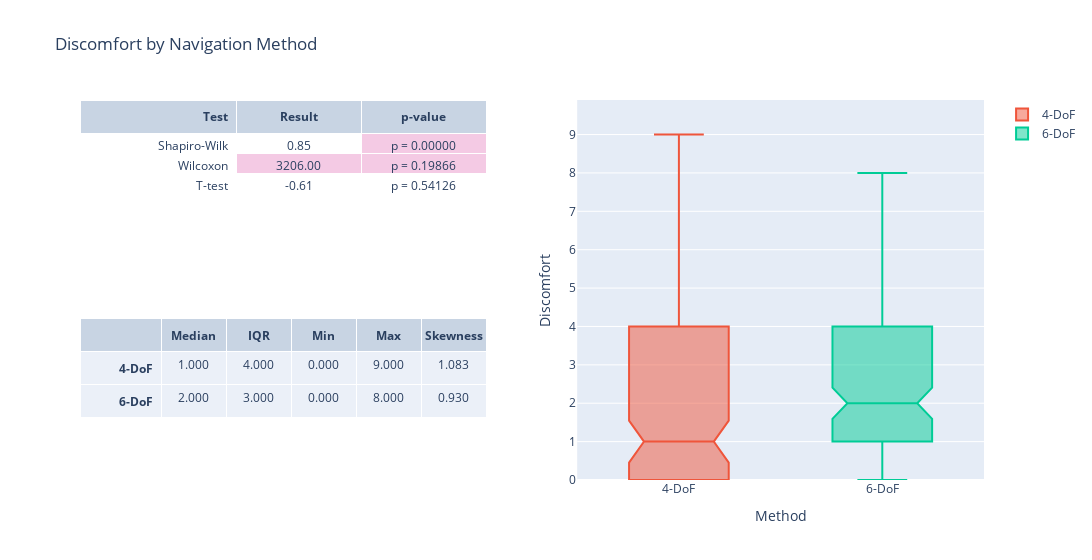

Notebook code for this chart:
### Code cell
stats_table = go.Table(columnwidth=[5,4,4,4,4])
stats_table.header = dict(
    values=summary_header, 
    align = ['right', 'center'],)
stats_table.cells = dict(
        values=summary_values,
        align = ['right', 'center'],
        format=["", ".3f"],
        )

results_table = go.Table(columnwidth=[5,4,4])
results_table.header = dict(
    values= results_header, 
    align = ['right', 'center'],)
results_table.cells = dict(
        values=results_values,
        align = ['right', 'center'],
        format=["", ".2f", ".5f"],
        fill_color=fill_color,
        prefix=results_prefix,
        )

discomfort_fig = make_subplots(
    rows=2, cols=2,
    shared_xaxes=False,
    specs=[
        [{"type": "table"}, {"type": "box", "rowspan": 2}],
        [{"type": "table"}, None]
    ])

discomfort_fig.add_trace(stats_table, row=2, col=1)
discomfort_fig.add_trace(go.Box(y=discomfort['4DoF'], name="4-DoF", notched=True, notchwidth=0.15), row=1, col=2)
discomfort_fig.add_trace(go.Box(y=discomfort['6DoF'], name="6-DoF", notched=True, notchwidth=0.15), row=1, col=2)
discomfort_fig.add_trace(results_table, row=1, col=1)

discomfort_fig.update_layout(
    title_text="Discomfort by Navigation Method",
    width=1200,
    xaxis_title='Method',
    yaxis_title='Discomfort',
)

discomfort_fig.update_yaxes(range=[0,max(1.1*discomfort_4dof.max(), 1.1*discomfort_6dof.max())])
discomfort_fig.show()

### Figure 1 — Plotly figure (JSON) as saved in the notebook; plotly's stock layout.template omitted (floating-point values rounded to 4 significant figures; data arrays with more than 128 entries replaced by an {"elided": "..."} marker saying what was removed)
{"data": [{"cells": {"align": ["right", "center"], "format": ["", ".3f"], "values": [["<b>4-DoF</b>", "<b>6-DoF</b>"], [1, 2], [4, 3], [0, 0], [9, 8], [1.083, 0.9297]]}, "columnwidth": [5, 4, 4, 4, 4], "domain": {"x": [0, 0.45], "y": [0, 0.425]}, "header": {"align": ["right", "center"], "values": ["", "<b>Median</b>", "<b>IQR</b>", "<b>Min</b>", "<b>Max</b>", "<b>Skewness</b>"]}, "type": "table"}, {"name": "4-DoF", "notched": true, "notchwidth": 0.15, "type": "box", "xaxis": "x", "y": {"elided": "134 int values"}, "yaxis": "y"}, {"name": "6-DoF", "notched": true, "notchwidth": 0.15, "type": "box", "xaxis": "x", "y": {"elided": "134 int values"}, "yaxis": "y"}, {"cells": {"align": ["right", "center"], "fill": {"color": [["white", "white", "white"], ["white", "rgb(244,202,228)", "white"], ["rgb(244,202,228)", "rgb(244,202,228)", "white"]]}, "format": ["", ".2f", ".5f"], "prefix": ["", "", "p = "], "values": [["Shapiro-Wilk", "Wilcoxon", "T-test"], [0.8453, 3206, -0.6125], [1.295e-15, 0.1987, 0.5413]]}, "columnwidth": [5, 4, 4], "domain": {"x": [0, 0.45], "y": [0.575, 1]}, "header": {"align": ["right", "center"], "values": ["<b>Test</b>", "<b>Result</b>", "<b>p-value</b>"]}, "type": "table"}], "layout": {"title": {"text": "Discomfort by Navigation Method"}, "width": 1200, "xaxis": {"anchor": "y", "domain": [0.55, 1], "title": {"text": "Method"}}, "yaxis": {"anchor": "x", "domain": [0, 1], "range": [0, 9.9], "title": {"text": "Discomfort"}}}}
